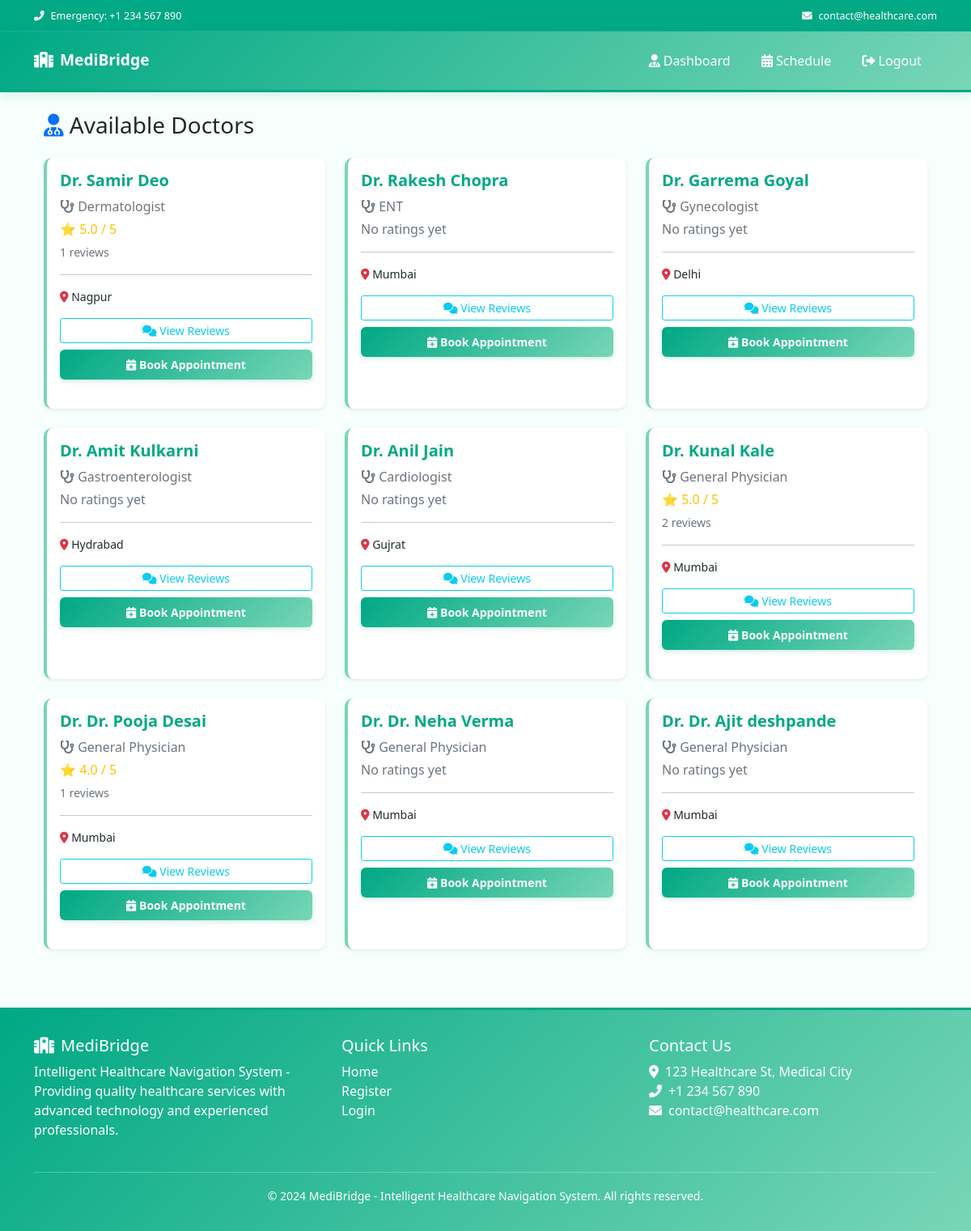
The page /doctors (signed in) on the database its author committed.
### app.py (models this page shows)
class User(UserMixin, db.Model):
    id = db.Column(db.Integer, primary_key=True)
    email = db.Column(db.String(120), unique=True, nullable=False)
    password_hash = db.Column(db.String(128))
    user_type = db.Column(db.String(20), nullable=False)  # 'patient', 'doctor', or 'admin'
    name = db.Column(db.String(100), nullable=False)
    is_admin = db.Column(db.Boolean, default=False)  # Flag for admin access

class Doctor(db.Model):
    id = db.Column(db.Integer, primary_key=True)
    user_id = db.Column(db.Integer, db.ForeignKey('user.id'), nullable=False)
    specialization = db.Column(db.String(100), nullable=False)
    min_age = db.Column(db.Integer, nullable=False, default=0)  # Minimum age for patients
    max_age = db.Column(db.Integer, nullable=False, default=100)  # Maximum age for patients
    license_number = db.Column(db.String(100), nullable=True)  # Medical license number
    license_expiry = db.Column(db.Date, nullable=True)  # License expiry date
    qualifications = db.Column(db.Text, nullable=True)  # Comma-separated qualifications
    experience_years = db.Column(db.Integer, nullable=True)  # Years of experience
    hospital_affiliation = db.Column(db.String(200), nullable=True)  # Current hospital/clinic
    city = db.Column(db.String(100), nullable=False, default='Unknown')  # Doctor's city
    contact = db.Column(db.String(15), nullable=True)  #  Doctor phone number
    bio = db.Column(db.Text, nullable=True)  # Professional bio
    is_verified = db.Column(db.Boolean, default=False)  # Admin verification status
    verification_date = db.Column(db.DateTime, nullable=True)  # When admin verified
    appointments = db.relationship('Appointment', backref='doctor', lazy=True)
    user = db.relationship('User', backref='doctor_profile', lazy=True)

### app.py (the view)
@app.route("/doctors")
@login_required
def view_doctors():
    doctors = Doctor.query.all()
    doctor_data = []
    for doctor in doctors:
        reviews = Review.query.filter_by(doctor_id=doctor.id).all()
        if reviews:
            avg_rating = round(sum(r.rating for r in reviews) / len(reviews), 1)
        else:
            avg_rating = None
        doctor_data.append({
            "doctor": doctor,
            "avg_rating": avg_rating,
            "review_count": len(reviews)
        })
    return render_template(
        "doctors_list.html",
        doctor_data=doctor_data
    )

### app.py (called while the page is built)
@login_manager.user_loader
def load_user(user_id):
    return User.query.get(int(user_id))

### templates/doctors_list.html
{% extends "base.html" %}
{% block content %}
<div class="container mt-4">
<h3 class="mb-4">
<i class="fas fa-user-md text-primary"></i>
Available Doctors
</h3>
<div class="row">
{% for item in doctor_data %}
<div class="col-md-4 mb-4">
<div class="card shadow-sm h-100">
<div class="card-body">
<h5 class="card-title">
Dr. {{ item.doctor.user.name }}
</h5>
<p class="text-muted mb-1">
<i class="fas fa-stethoscope"></i>
{{ item.doctor.specialization }}
</p>
{% if item.avg_rating %}
<p class="text-warning mb-1">
⭐ {{ item.avg_rating }} / 5
</p>
<small class="text-muted">
{{ item.review_count }} reviews
</small>
{% else %}
<p class="text-muted">No ratings yet</p>
{% endif %}
<hr>
<p class="small">
<i class="fas fa-map-marker-alt text-danger"></i>
{{ item.doctor.city }}
</p>
<div class="d-grid gap-2">
<a href="{{ url_for('doctor_reviews', doctor_id=item.doctor.id) }}"
class="btn btn-outline-info btn-sm">
<i class="fas fa-comments"></i> View Reviews
</a>
<a href="{{ url_for('book_appointment', doctor_id=item.doctor.id) }}"
class="btn btn-primary btn-sm">
<i class="fas fa-calendar-plus"></i> Book Appointment
</a>
</div>
</div>
</div>
</div>
{% endfor %}
</div>
</div>
{% endblock %}

### templates/base.html (style rules this page uses)
:root { --primary-color: #00A884; --secondary-color: #78D6B6; --accent-color: #F6FFFB; --text-color: #1F2A2A; --success-color: #00A884; --warning-color: #e67e22; --danger-color: #c0392b; --light-bg: #F6FFFB; }
body { font-family: 'Segoe UI', Tahoma, Geneva, Verdana, sans-serif; background-color: #F6FFFB; overflow-x: hidden; color: #1F2A2A; }
.card { border: none; border-radius: 10px; box-shadow: 0 2px 8px rgba(0, 168, 132, 0.08); transition: all 0.3s ease; margin-bottom: 20px; border-left: 4px solid #78D6B6; background-color: #ffffff; }
.card-title { color: var(--primary-color); font-weight: 600; }
.btn-primary { background: linear-gradient(135deg, #00A884 0%, #78D6B6 100%); border: none; padding: 0.5rem 1.5rem; border-radius: 6px; font-weight: 600; transition: all 0.3s ease; box-shadow: 0 2px 6px rgba(0, 168, 132, 0.2); color: white; }

### rows shown on the page
User: doctor.user.name "Samir Deo"
Doctor: doctor.specialization "Dermatologist", doctor.city "Nagpur"
User: doctor.user.name "Rakesh Chopra"
Doctor: doctor.specialization "ENT", doctor.city "Mumbai"
User: doctor.user.name "Garrema Goyal"
Doctor: doctor.specialization "Gynecologist", doctor.city "Delhi"
User: doctor.user.name "Amit Kulkarni"
Doctor: doctor.specialization "Gastroenterologist", doctor.city "Hydrabad"
User: doctor.user.name "Anil Jain"
Doctor: doctor.specialization "Cardiologist", doctor.city "Gujrat"
User: doctor.user.name "Kunal Kale"
Doctor: doctor.specialization "General Physician", doctor.city "Mumbai"
User: doctor.user.name "Dr. Pooja Desai"
Doctor: doctor.specialization "General Physician", doctor.city "Mumbai"
User: doctor.user.name "Dr. Neha Verma"
Doctor: doctor.specialization "General Physician", doctor.city "Mumbai"
User: doctor.user.name "Dr. Ajit deshpande"
Doctor: doctor.specialization "General Physician", doctor.city "Mumbai"

### other values the page prints
{{ item.avg_rating }} "5.0" "5.0" "4.0"
{{ item.review_count }} "1" "2" "1"
